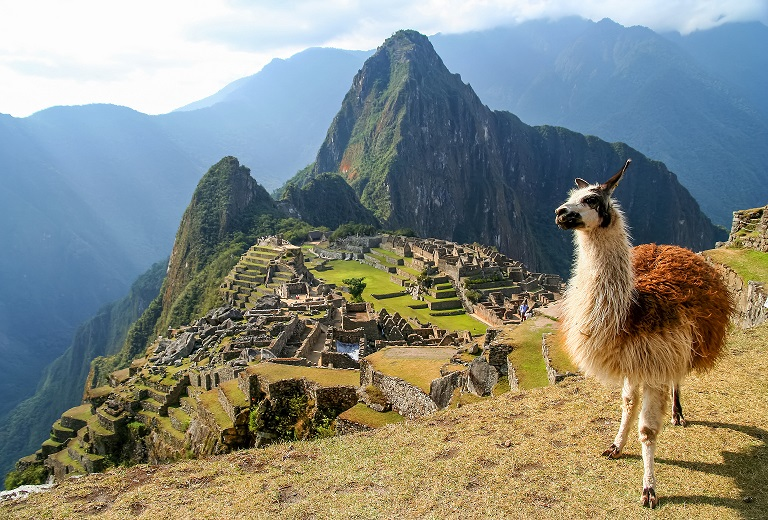
#> input picture Convolucion_paralela/paisaje.jpg, 768 x 520 px
$ python operadorvecindad.py
#> lines starting #> are read from the running program, lines starting #| are printed output that depends on the picture
import numpy as np
from PIL import Image #para abrir, convertir y mostrar imágenes.
n,m = 0,0 # n ancho y m alto de la imagen. Definimos inicialmente en 0, 0

def filtrar3x3(I,M):
    Q = np.zeros((m,n))
    for i in range(1,m-1):
        for j in range(1,n-1):
            P = I[i-1:i+2,j-1:j+2]
            Q[i,j] = (P*M).sum()
    return Q

def filtrar5x5(I,M):
    Q = np.zeros((m,n))
    for i in range(2,m-2):
        for j in range(2,n-2):
            P = I[i-1:i+2,j-1:j+2]
            Q[i,j] = (P*M).sum()
    return Q

def resaltarborde(I,Mh,Mv):
    Q = np.zeros((m,n))
    for i in range(1,m-1):
        for j in range(1,n-1):
            P = I[i-1:i+2,j-1:j+2]
            Gx = (P*Mh).sum()# operar con un hilo (Hilo 1)
            Gy = (P*Mv).sum()# operar con un hilo (Hilo 2)
            Q[i,j] = (Gx*Gx + Gy*Gy)**0.5
    return Q

imgGray = Image.open("paisaje.jpg").convert("L")#carga la imagen y lo convierte a grises "L"
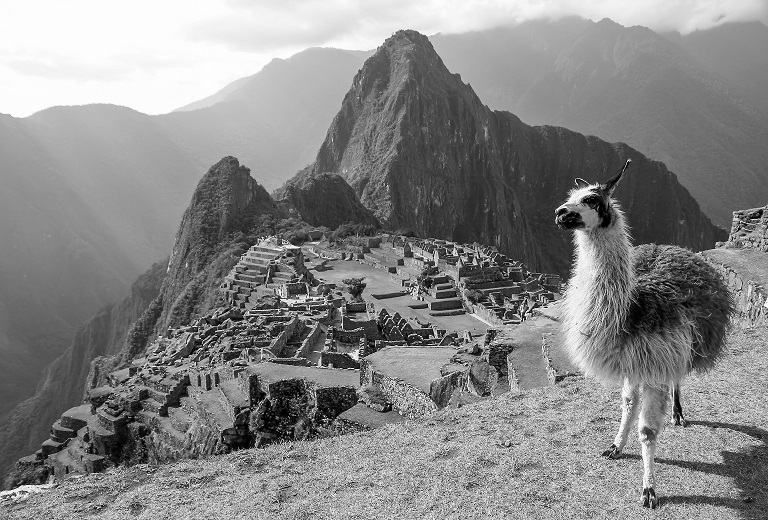
#> imgGray: PIL image 768x520 L; min 0, max 255, mean 134.2
imgGray.show()# mostrar la imagen por pantalla

n,m = imgGray.size
#> n = 768; m = 520
imgNP = np.array(imgGray)#imagen de pillow a matrix np
#promedio = (1.0/9.0)*np.ones((3,3))
#gaussiano = np.ones((3,3))
#gaussiano = np.array([[1.0/16.0,2.0/16.0,1.0/16.0],
#                      [2.0/16.0,4.0/16.0,2.0/16.0],
#                      [1.0/16.0,2.0/16.0,1.0/16.0]])

#resultado = filtrar3x3(imgNP,promedio)

# para filtro de BORDES
prewittV = np.array([[1.0,0.0,-1.0],
                     [1.0,0.0,-1.0],
                     [1.0,0.0,-1.0]])
prewittH = np.array([[-1.0,-1.0,-1.0],
                     [0.0,0.0,0.0],
                     [1.0,1.0,1.0]])

# para filtro  de derivada
sobelH = np.array([[1.0,0.0,-1.0],
                   [2.0,0.0,-2.0],
                   [1.0,0.0,-1.0]])
sobelV = np.array([[-1.0,-2.0,-1.0],
                     [0.0,0.0,0.0],
                     [1.0,2.0,1.0]])

# filtrado para detectar diagonales
robertH = np.array([[0.0,0.0,0.0],
                   [0.0,1.0,0.0],
                   [0.0,0.0,-1.0]])

robertV = np.array([[0.0,0.0,0.0],
                    [0.0,0.0,1.0],
                    [0.0,-1.0,0.0]])

#aplicacion de filtro
resultado = resaltarborde(imgNP,robertH,robertV)
#> after the loop in resaltarborde, `for i in range(1,m-1):`:
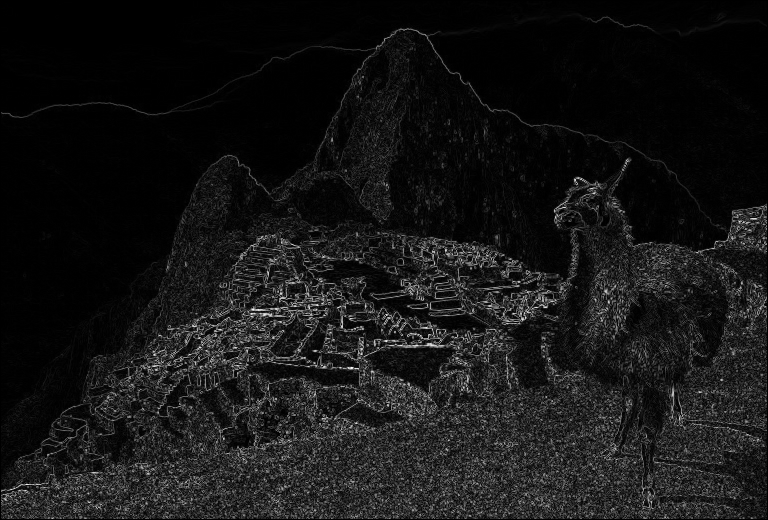
#> Q: shape (520, 768) float64; min 0, max 353.6, mean 30.6; drawn with min black and max white
im = Image.fromarray(resultado)#la matriz np pasarlo a imagen pillow
im.show()
